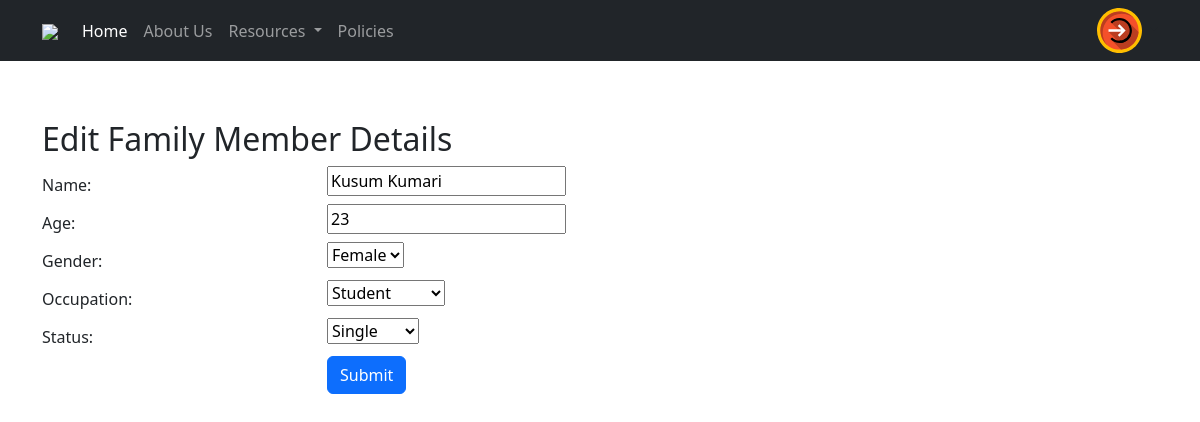
/user/edit-members-details/9/, run on the app's committed database.
### userProfile/models.py (models this page shows)
class FamilyMember(models.Model):
    GENDER_CHOICES = (
        ('Male', 'Male'),
        ('Female', 'Female'),
        ('Other', 'Other'),
    )
    OCCUPATION_CHOICES = (
        ('Student', 'Student'),
        ('Employed', 'Employed'),
        ('Unemployed', 'Unemployed'),
    )
    STATUS_CHOICES = (
        ('Single', 'Single'),
        ('Married', 'Married'),
        ('Divorced', 'Divorced'),
        ('Widowed', 'Widowed'),
    )
    user_profile = models.ForeignKey(UserProfile, on_delete=models.CASCADE)
    name = models.CharField(max_length=100)
    age = models.IntegerField()
    gender = models.CharField(max_length=50, choices=GENDER_CHOICES)
    occupation = models.CharField(max_length=50, choices=OCCUPATION_CHOICES)
    status = models.CharField(max_length=50, choices=STATUS_CHOICES)

### userProfile/views.py (the view)
# urls.py: path("/edit-members-details/<int:member_id>/", edit_family_member, name="edit-members-details"),
def edit_family_member(request, member_id):
    family_member = FamilyMember.objects.get(pk=member_id)
    email_verification=EmailVerification.objects.get(user_profile_id=family_member.user_profile.id)
    if request.method == 'POST':
        form = FamilyMemberForm(request.POST, instance=family_member)
        if form.is_valid():
            form.save()
            return redirect('profile-page',email_verification.id )
    else:
        form = FamilyMemberForm(instance=family_member)
    return render(request, 'userProfile/edit_family_member.html', {'form': form})

### userProfile/forms.py
class FamilyMemberForm(forms.ModelForm):
    class Meta:
        model = FamilyMember
        fields = ['user_profile', 'name', 'age', 'gender', 'occupation', 'status']
        widgets = {
            'gender': forms.Select(choices=FamilyMember.GENDER_CHOICES),
            'occupation': forms.Select(choices=FamilyMember.OCCUPATION_CHOICES),
            'status': forms.Select(choices=FamilyMember.STATUS_CHOICES),
        }

### userProfile/templates/userProfile/edit_family_member.html (shortened to what this page needs)
{% extends 'base.html' %}
{% load static %}
{% block content %}
            <div class="container mt-5">
                <h2>Edit Family Member Details</h2>
                <form method="post">
                    <div class="form-group row">
                        <label for="id_name" class="col-md-3 col-form-label">Name:</label>
                        <div class="col-md-9">
                            {{ form.name }}
                        </div>
                    </div>
                    <div class="form-group row">
                        <label for="id_age" class="col-md-3 col-form-label">Age:</label>
                        <div class="col-md-9">
                            {{ form.age }}
                        </div>
                    </div>
                    <div class="form-group row">
                        <label for="id_gender" class="col-md-3 col-form-label">Gender:</label>
                        <div class="col-md-9">
                            {{ form.gender }}
                        </div>
                    </div>
                    <div class="form-group row">
                        <label for="id_occupation" class="col-md-3 col-form-label">Occupation:</label>
                        <div class="col-md-9">
                            {{ form.occupation }}
                        </div>
                    </div>
                    <div class="form-group row">
                        <label for="id_status" class="col-md-3 col-form-label">Status:</label>
                        <div class="col-md-9">
                            {{ form.status }}
                        </div>
                    </div>
                    <div class="form-group row">
                        <div class="col-md-9 offset-md-3">
                            <button type="submit" class="btn btn-primary">Submit</button>
                        </div>
                    </div>
                </form>
            </div>
    </div>
{% endblock %}

### data on the page
FamilyMember: name "Kusum Kumari", age "23", gender "Female", occupation "Student", status "Single"
